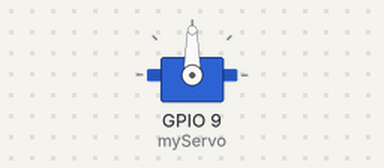
A sketch run on a simulated ESP32. Shown: servo.

Above: at 3.1 s.
Timing chart, 0 to 4.6 s (numbered marks = the images above):
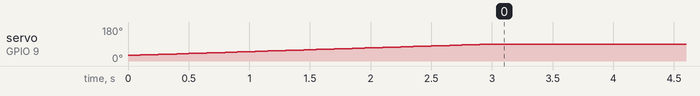

Measured:
- by itself, servo on GPIO 9 (myServo): moves from 30° to 90° over 2.9 s

The sketch:

ServoMotor_Tester.ino
```cpp
#include <ESP32Servo.h>

Servo myServo;
unsigned long MOVING_TIME = 3000; // moving time is 3 seconds
unsigned long moveStartTime;
int startAngle = 30; // 30°
int stopAngle  = 90; // 90°

void setup() {
  myServo.attach(9);
  moveStartTime = millis(); // start moving
}

void loop() {
  unsigned long progress = millis() - moveStartTime;

  if (progress <= MOVING_TIME) {
    long angle = map(progress, 0, MOVING_TIME, startAngle, stopAngle);
    myServo.write(angle);
  }
}
```
